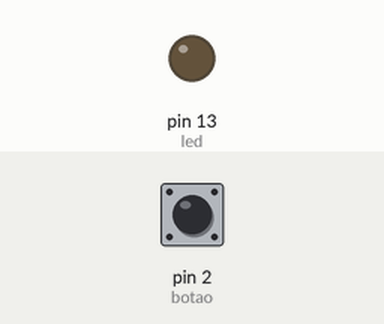
A sketch run on a simulated Arduino Uno, built with avr-gcc and run on an emulated ATmega328P. Shown: output pins drawn as LEDs (lit = HIGH). Dashed ring = blinking. The test bench sets the inputs (shaded band); at power-on: pin 2 (botao) HIGH.

Above: at 1.2 s.
1.3 s: pin 2 (botao) pulled LOW for 0.15 s
At 1.74 s:
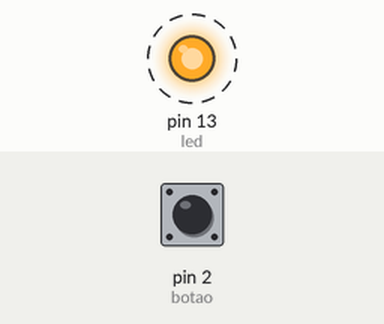
4.4 s: pin 2 (botao) pulled LOW for 1 s
At 5.0 s:
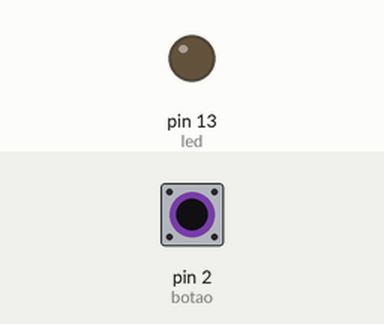
6.9 s: pin 2 (botao) pulled LOW for 3.2 s
At 7.34 s:
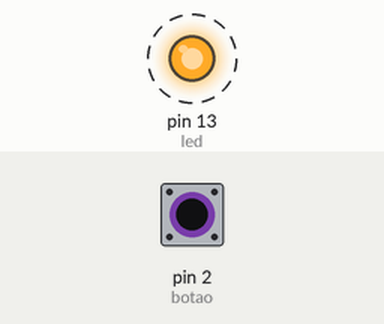
Timing chart, 0 to 17.6 s (numbered marks = the images above; inputs shaded):
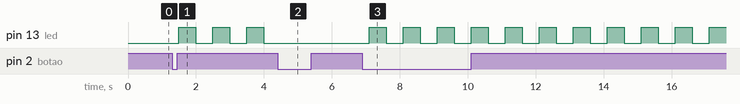

The sketch:

EXERCICIO1.ino
```cpp
const int botao = 2;
const int led = 13;
bool estadoPisca = false;
bool estadoLed = LOW;
unsigned long tempoAnterior = 0;
const long intervalo = 500;

void setup() {
  pinMode(botao, INPUT_PULLUP);
  pinMode(led, OUTPUT);
}

void loop() {
  static bool ultimoEstadoBotao = HIGH;
  bool estadoBotao = digitalRead(botao);

  if (estadoBotao == LOW && ultimoEstadoBotao == HIGH) {
    estadoPisca = !estadoPisca;
    delay(200);
  }
  ultimoEstadoBotao = estadoBotao;

  if (estadoPisca) {
    if (millis() - tempoAnterior >= intervalo) {
      tempoAnterior = millis();
      estadoLed = !estadoLed;
      digitalWrite(led, estadoLed);
    }
  } else {
    digitalWrite(led, LOW);
  }
}
```

Measured:
- after the input at 1.3 s, pin 13 (led): alternates HIGH for 0.50 s and LOW for 0.50 s, starting after 0.20 s
- after the input at 4.4 s, pin 13 (led): stops changing and stays LOW
- after the input at 6.9 s, pin 13 (led): alternates HIGH for 0.50 s and LOW for 0.50 s, starting after 0.20 s
